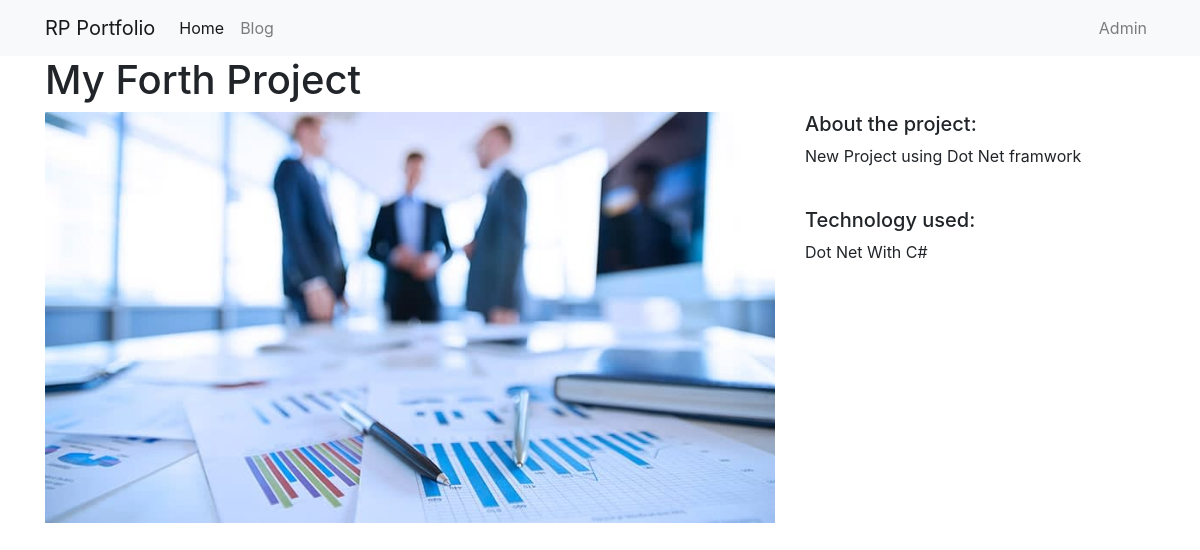
Page /4/ on the committed database.
### projects/models.py (models this page shows)
class Project(models.Model):
    title = models.CharField(max_length=100)
    description = models.TextField()
    technology = models.CharField(max_length=20)
    image = models.CharField(max_length=200)

### projects/views.py (the view)
# urls.py: path("<int:pk>/", views.project_detail, name="project_detail"),
def project_detail(request, pk):
    project = Project.objects.get(pk=pk)
    context = {
        'project': project
    }
    return render(request, 'project_detail.html', context)

### projects/templates/project_detail.html
{% extends "base.html" %}
{% load static %}
{% block page_content %}
<h1>{{ project.title }}</h1>
<div class="row">
    <div class="col-md-8">
        <img src="{% static project.image %}" alt="" width="100%">
    </div>
    <div class="col-md-4">
        <h5>About the project:</h5>
        <p>{{ project.description }}</p>
        <br>
        <h5>Technology used:</h5>
        <p>{{ project.technology }}</p>
    </div>
</div>
{% endblock %}

### rows in the picture
Project: title "My Forth Project", image (picture), description "New Project using Dot Net framwork", technology "Dot Net With C#"
